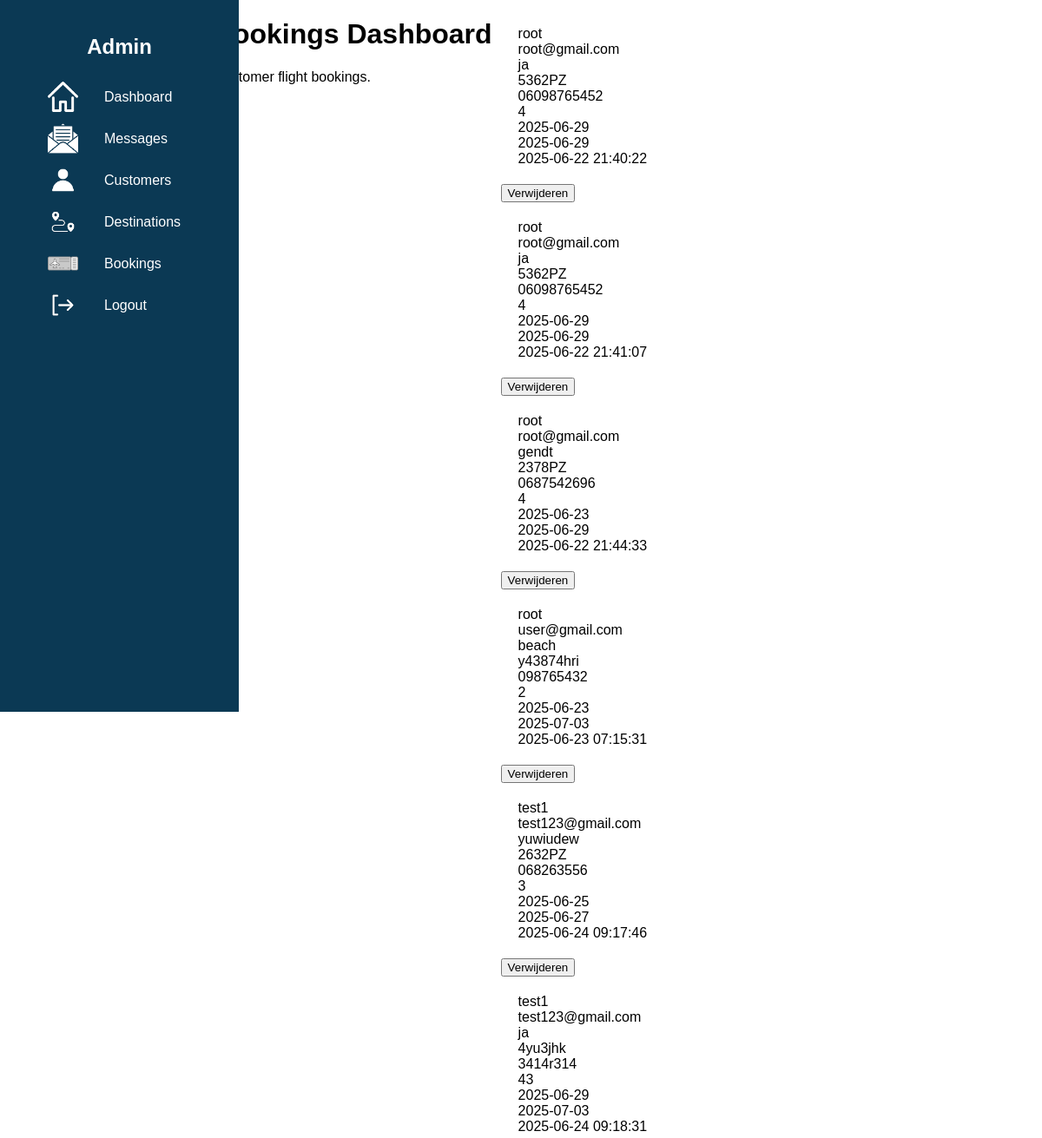
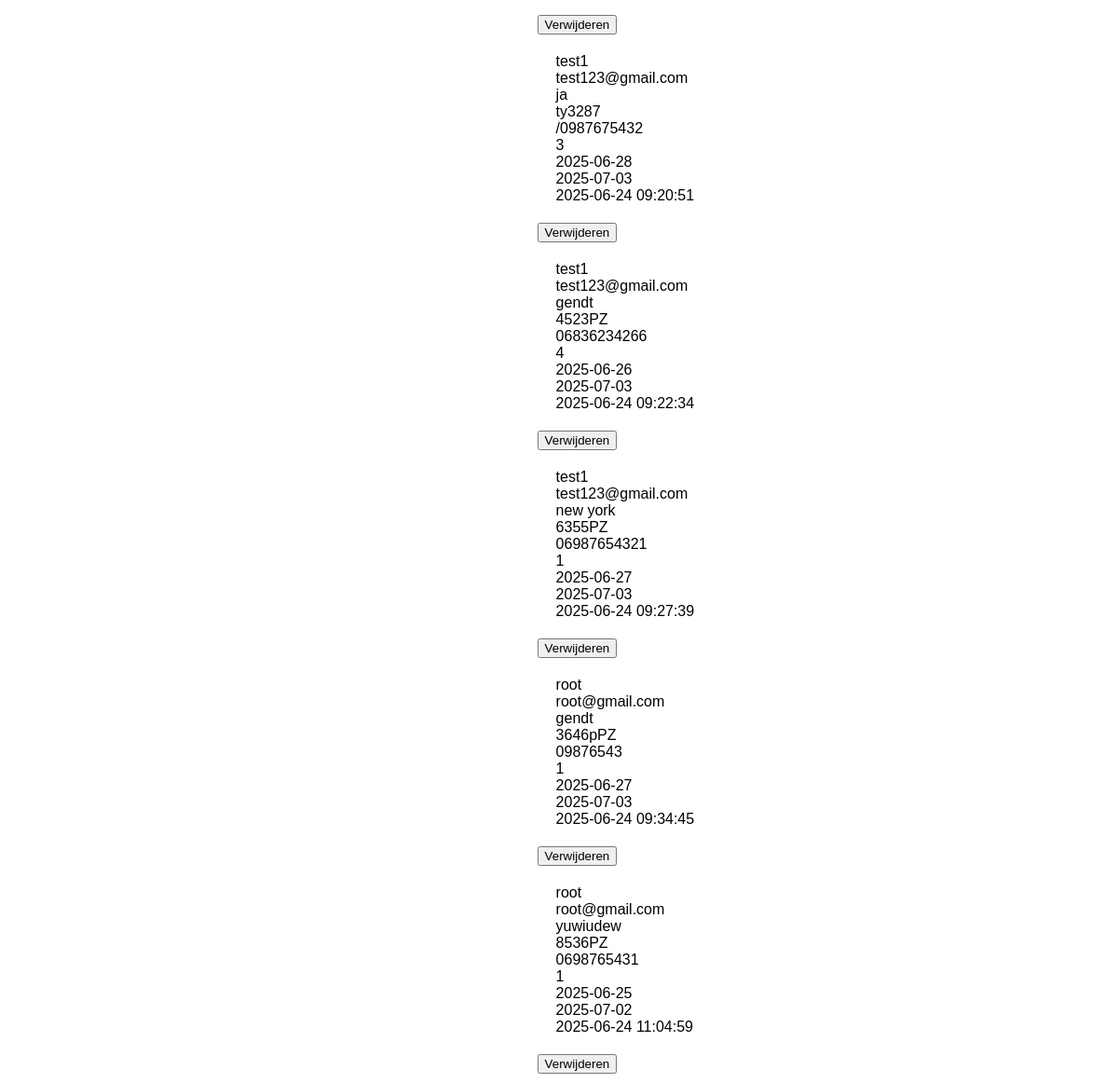
/Tropical-Tides/admin-dashboard-views/bookings.php, run on an earlier commit of the app's database (2 pictures, top to bottom).
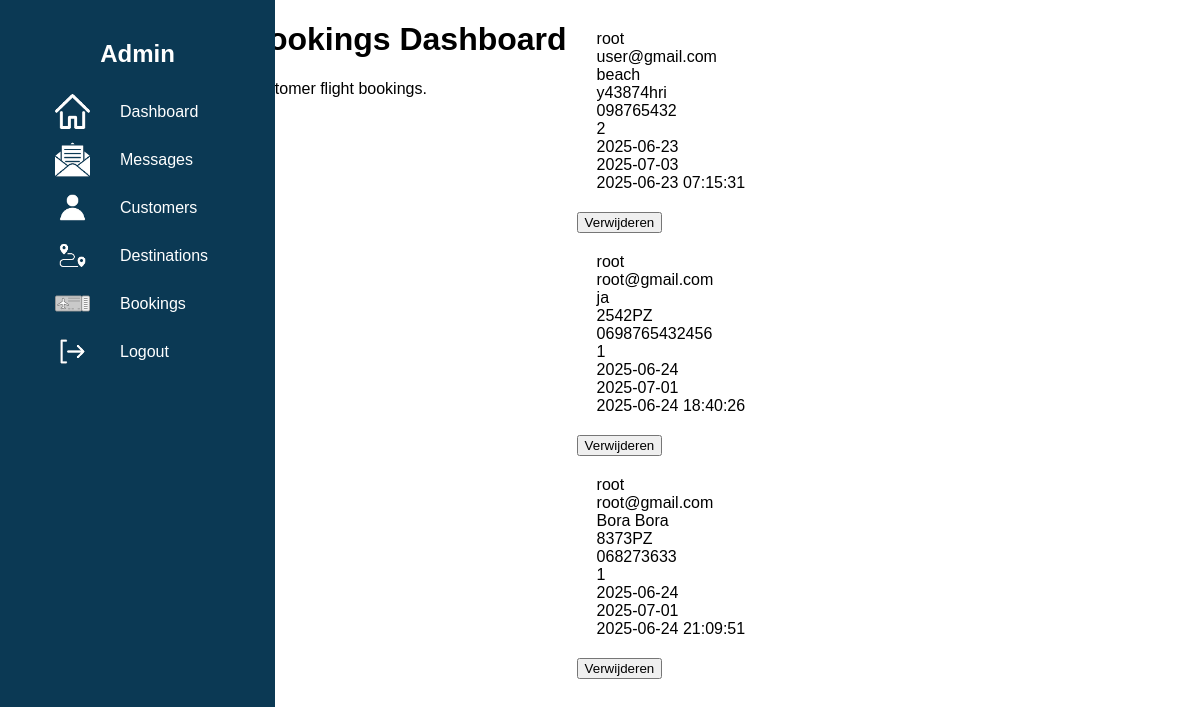
And on a later commit of the database.
### tables this page shows
CREATE TABLE `user_bookings` (
  `id` int(11) NOT NULL,
  `user_id` int(11) DEFAULT NULL,
  `naam` varchar(255) NOT NULL,
  `email` varchar(255) NOT NULL,
  `plaats` varchar(255) NOT NULL,
  `adres` varchar(255) NOT NULL,
  `telefoonnummer` varchar(20) NOT NULL,
  `personen` int(11) NOT NULL,
  `arrivals_date` date NOT NULL,
  `leaving_date` date NOT NULL,
  `booking_date` timestamp NOT NULL DEFAULT current_timestamp()
);

### Tropical-Tides/admin-dashboard-views/bookings.php (the view, shortened to what this page needs)
<!doctype html>
<html lang="en">
<head>
    <link rel="stylesheet" href="/assets/css/dashboard-ui.css">
</head>
<body>
    <?php include "../include/admin-dashboard-sidebar.php";
    include "../dbcalls/conn.php";
    try {
        $stmt = $conn->prepare("SELECT * FROM user_bookings;");
        $stmt->execute();
        $result = $stmt->fetchAll();
    } catch (PDOException $e) {
        echo "Error: " . $e->getMessage();
        $result = [];
    }
    ?>
    <div class="content">
        <h1>Welcome to the Bookings Dashboard</h1>
        <p>Here you can view and manage all customer flight bookings.</p>
    </div>
    <section class="spacing">
    <?php
    foreach ($result as $key => $value) {
        echo "<div class='booking_spacing'>";
        echo '<div>' . $value['naam'] . '</div>';
        echo '<div>' . $value['email'] . '</div>';
        echo '<div>' . $value['plaats'] . '</div>';
        echo '<div>' . $value['adres'] . '</div>';
        echo '<div>' . $value['telefoonnummer'] . '</div>';
        echo '<div>' . $value['personen'] . '</div>';
        echo '<div>' . $value['arrivals_date'] . '</div>';
        echo '<div>' . $value['leaving_date'] . '</div>';
        echo '<div>' . $value['booking_date'] . '</div>';
        echo '</div>';
?>
        <form action="../include/user_delete.php" method="POST" style="margin-top: 8px;">
        <input type="submit" value="Verwijderen">
    </form>
        <?php
    }
        ?>
    </section>
</body>
</html>

### Tropical-Tides/include/admin-dashboard-sidebar.php (shortened to what this page needs)
<!DOCTYPE html>
<html lang="en">
<head>
    <link rel="stylesheet" href="assets/css/dashboard-ui.css">
</head>
<body>
    <div class="sidebar">
        <h2 style="text-align: center;">Admin</h2>
        <div class="hold-dashboard-link">
            <img src="/assets/img/dashboard-icon.png" alt="img">
            <a href="/admin-dashboard.php">Dashboard</a>
        </div>
        <div class="hold-dashboard-link">
            <img src="/assets/img/messages-icon.png" alt="img">
            <a href="/admin-dashboard-views/messages.php">Messages</a>
        </div>
        <div class="hold-dashboard-link">
            <img src="/assets/img/customers-icon.png" alt="img">
            <a href="/admin-dashboard-views/customers.php">Customers</a>
        </div>
        <div class="hold-dashboard-link">
            <img src="/assets/img/destinations-icon.png" alt="img">
            <a href="/admin-dashboard-views/destinations.php">Destinations</a>
        </div>
        <div class="hold-dashboard-link">
            <img src="/assets/img/booking-icon.png" alt="img">
            <a href="/admin-dashboard-views/bookings.php">Bookings</a>
        </div>
        <div class="hold-dashboard-link">
            <img src="/assets/img/logout-icon.png" alt="img">
            <a href="/auth-views/logout.php">Logout</a>
        </div>
    </div>
</body>
</html>

### Tropical-Tides/assets/css/dashboard-ui.css (style rules this page uses)
body { margin: 0; display: flex; font-family: Arial, sans-serif; }
.sidebar { width: 275px; height: 100vh; background-color: #0b3954; color: white; display: flex; flex-direction: column; padding-top: 20px; position: fixed; z-index: 2; }
.sidebar a { padding: 15px 20px; color: white; text-decoration: none; transition: background 0.2s; border-radius: 20px; }
.hold-dashboard-link { display: flex; align-items: center; margin-left: 55px; gap: 10px; }
img { width: 35px; height: 35px; }
.spacing { flex-direction: column; padding: 10px; }
.booking_spacing { flex-direction: column; margin: 20px; }

What changed in the data, as far as the page shows it:
removed user_bookings: naam "root", email "root@gmail.com", plaats "ja", adres "5362PZ", telefoonnummer "06098765452", personen "4", arrivals_date "2025-06-29", leaving_date "2025-06-29", booking_date "2025-06-22 21:40:22"
removed user_bookings: naam "root", email "root@gmail.com", plaats "ja", adres "5362PZ", telefoonnummer "06098765452", personen "4", arrivals_date "2025-06-29", leaving_date "2025-06-29", booking_date "2025-06-22 21:41:07"
removed user_bookings: naam "root", email "root@gmail.com", plaats "gendt", adres "2378PZ", telefoonnummer "0687542696", personen "4", arrivals_date "2025-06-23", leaving_date "2025-06-29", booking_date "2025-06-22 21:44:33"
removed user_bookings: naam "test1", email "test123@gmail.com", plaats "yuwiudew", adres "2632PZ", telefoonnummer "068263556", personen "3", arrivals_date "2025-06-25", leaving_date "2025-06-27", booking_date "2025-06-24 09:17:46"
removed user_bookings: naam "test1", email "test123@gmail.com", plaats "ja", adres "4yu3jhk", telefoonnummer "3414r314", personen "43", arrivals_date "2025-06-29", leaving_date "2025-07-03", booking_date "2025-06-24 09:18:31"
removed user_bookings: naam "test1", email "test123@gmail.com", plaats "ja", adres "ty3287", telefoonnummer "/0987675432", personen "3", arrivals_date "2025-06-28", leaving_date "2025-07-03", booking_date "2025-06-24 09:20:51"
removed user_bookings: naam "test1", email "test123@gmail.com", plaats "gendt", adres "4523PZ", telefoonnummer "06836234266", personen "4", arrivals_date "2025-06-26", leaving_date "2025-07-03", booking_date "2025-06-24 09:22:34"
removed user_bookings: naam "test1", email "test123@gmail.com", plaats "new york", adres "6355PZ", telefoonnummer "06987654321", personen "1", arrivals_date "2025-06-27", leaving_date "2025-07-03", booking_date "2025-06-24 09:27:39"
removed user_bookings: naam "root", email "root@gmail.com", plaats "gendt", adres "3646pPZ", telefoonnummer "09876543", personen "1", arrivals_date "2025-06-27", leaving_date "2025-07-03", booking_date "2025-06-24 09:34:45"
removed user_bookings: naam "root", email "root@gmail.com", plaats "yuwiudew", adres "8536PZ", telefoonnummer "0698765431", personen "1", arrivals_date "2025-06-25", leaving_date "2025-07-02", booking_date "2025-06-24 11:04:59"
added user_bookings: naam "root", email "root@gmail.com", plaats "ja", adres "2542PZ", telefoonnummer "0698765432456", personen "1", arrivals_date "2025-06-24", leaving_date "2025-07-01", booking_date "2025-06-24 18:40:26"
added user_bookings: naam "root", email "root@gmail.com", plaats "Bora Bora", adres "8373PZ", telefoonnummer "068273633", personen "1", arrivals_date "2025-06-24", leaving_date "2025-07-01", booking_date "2025-06-24 21:09:51"
